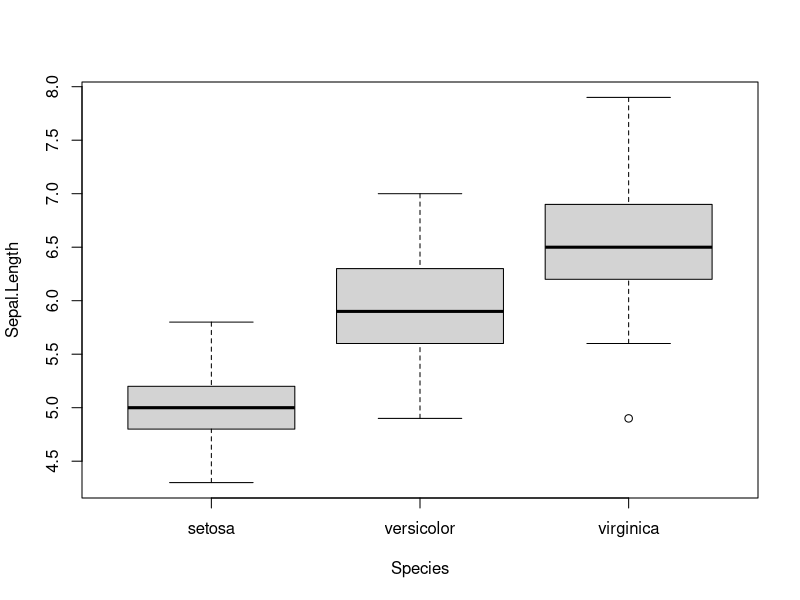
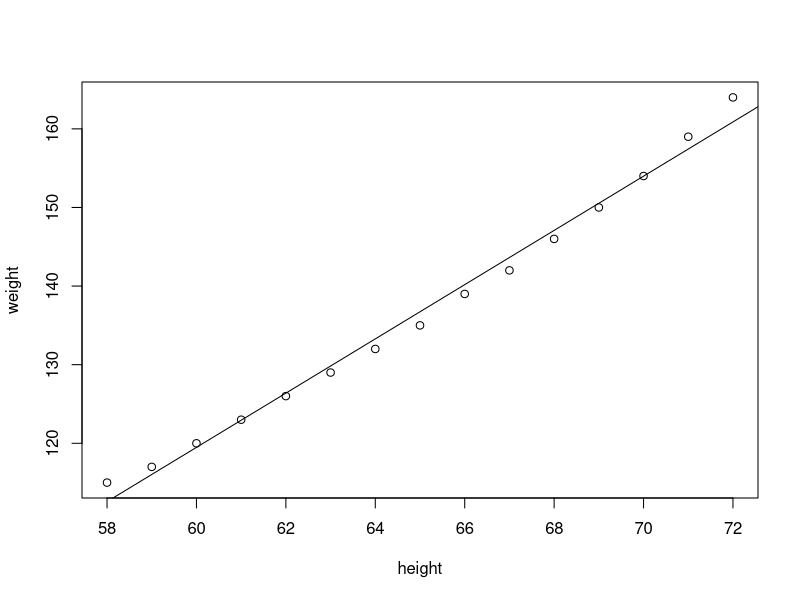
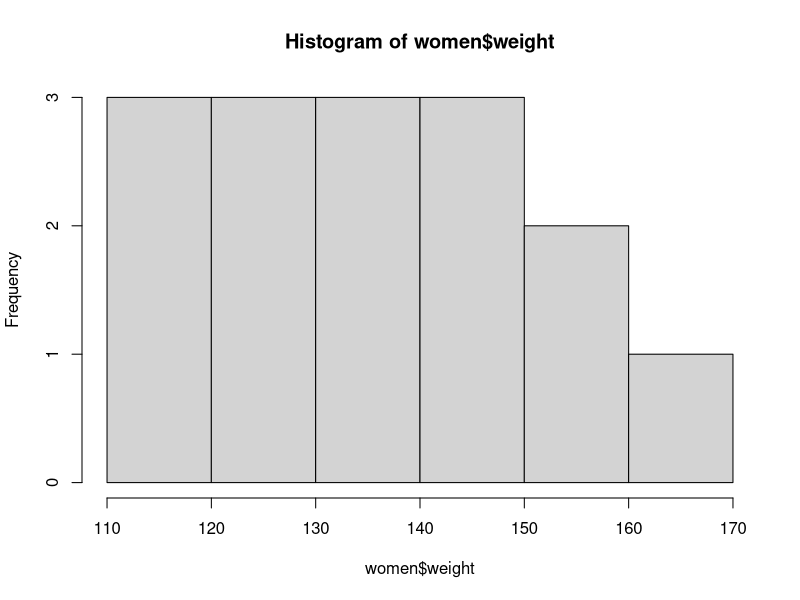

The R script that drew these images, in order:
## ---- chunk 1
age <- c(20, 35, 32, 29)
summary(age)
mean(age)
gender <- c("M", "F", "F", "M")
class(gender)
## ---- chunk 2
x <- matrix(1:6, nrow = 2, ncol = 3)
y <- matrix(1:6, nrow = 3, ncol = 2)
x %*% y
## ---- chunk 3
my_list <- list(1, "a", TRUE)
my_list
answer <- factor(c("yes", "yes", "no", "yes", "no"))
table(answer)
## ---- chunk 4
x <- c(1, 2, NA, 10, 3)
is.na(x)
mean(x, na.rm = TRUE)
## ---- chunk 5
studentID  <- c(1, 2, 3, 4, 5)
gender     <- c("M", "F", "M", "M", "F")
math_score <- c(12, 17, 10, 9, NA)
it_score   <- c(13, 18, 11, 10, 19)
scoredata  <- data.frame(studentID, gender, math_score, it_score)
scoredata
## ---- chunk 6
data("women")
str(women)
summary(women)
apply(women, 2, sd)
## ---- chunk 7
by(iris$Petal.Length, iris$Species, mean)
boxplot(Sepal.Length ~ Species, data = iris)
## ---- chunk 8
ucba  <- data.frame(UCBAdmissions)
cross <- xtabs(Freq ~ Gender + Admit, data = ucba)
cross
prop.table(cross, 1)
## ---- chunk 9
plot(weight ~ height, data = women)
abline(lm(weight ~ height, data = women))
cor(women$height, women$weight)
model <- lm(weight ~ height, data = women)
summary(model)
hist(women$weight)
## ---- chunk 10
women$BMI <- round((women$weight * 0.4536) / (women$height * 0.0254)^2, 1)
head(women)
## ---- chunk 11
today <- Sys.Date()
format(today, "%A %d %B %Y")
dob <- as.Date("1997-01-01")
difftime(today, dob, units = "days")
## ---- chunk 12
manager <- c(1, 2, 3, 4, 5)
gender  <- c("M", "F", "F", "M", "F")
age     <- c(32, 45, 25, 39, 99)
q1      <- c(5, 3, 3, 3, 2)
q2      <- c(4, 5, 5, NA, 2)
leadership <- data.frame(manager, gender, age, q1, q2)

leadership$age[leadership$age == 99] <- NA
na.omit(leadership)
leadership[order(leadership$age), ]
subset(leadership, gender == "M", select = c(manager, age))
